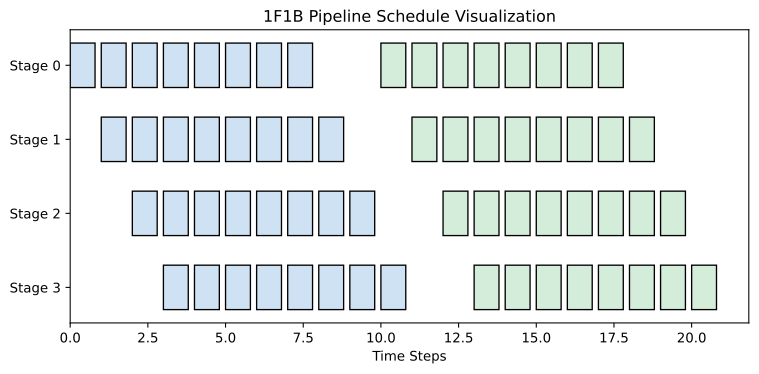

This figure's Python source:
import os
import matplotlib.pyplot as plt
fig, ax = plt.subplots(figsize=(8, 4))
stages = 4
microbatches = 8
colors = ['#cfe2f3', '#d4edda']
for s in range(stages):
    for m in range(microbatches):
        ax.barh(stages - 1 - s, 0.8, left=s+m, height=0.6, color=colors[0], edgecolor='black')
    for m in range(microbatches):
        ax.barh(stages - 1 - s, 0.8, left=stages+s+m+microbatches-2, height=0.6, color=colors[1], edgecolor='black')
ax.set_yticks(range(stages))
ax.set_yticklabels([f'Stage {i}' for i in reversed(range(stages))])
ax.set_xlabel('Time Steps')
ax.set_title('1F1B Pipeline Schedule Visualization')
plt.tight_layout()
out = os.environ.get("VISUAL_OUT_PATH", "out.svg")
plt.savefig(out, format="svg", bbox_inches="tight")
